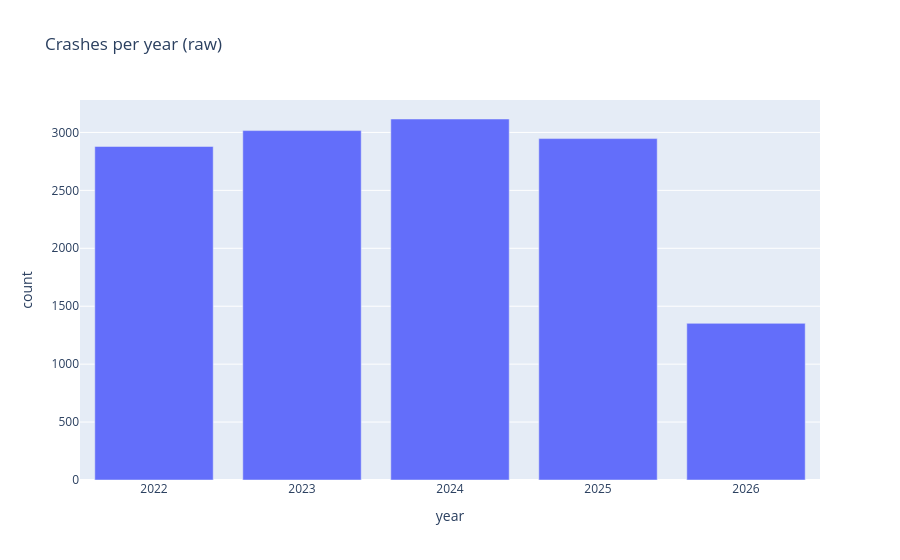
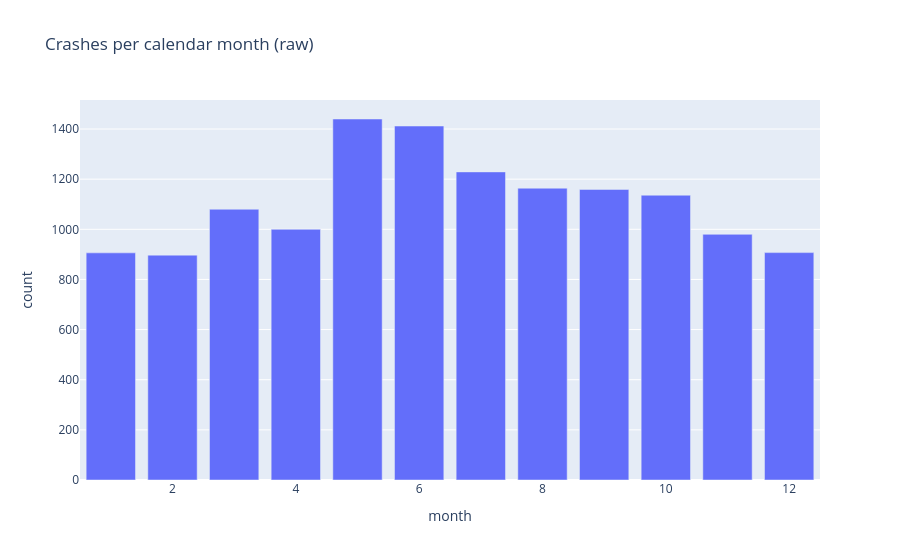
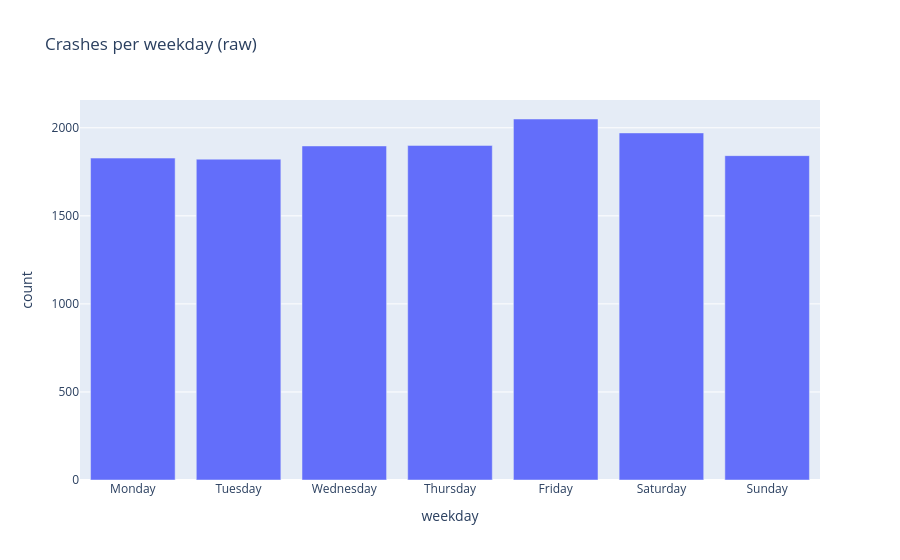

Write notebook code for charts like these, in order.
### Code cell
# Crashes by year / month / weekday / hour (date parsed on a temporary copy; the real parsing is in section 4)
eda = pd.DataFrame({'dt': dates_raw}).dropna()
eda['year'], eda['month'], eda['weekday'] = eda.dt.dt.year, eda.dt.dt.month, eda.dt.dt.day_name()
px.bar(eda['year'].value_counts().sort_index().reset_index(), x='year', y='count', title='Crashes per year (raw)').show()
px.bar(eda['month'].value_counts().sort_index().reset_index(), x='month', y='count', title='Crashes per calendar month (raw)').show()
order = ['Monday','Tuesday','Wednesday','Thursday','Friday','Saturday','Sunday']
px.bar(eda['weekday'].value_counts().reindex(order).reset_index(), x='weekday', y='count', title='Crashes per weekday (raw)').show()
if (eda.dt.dt.hour > 0).any():   # only meaningful if the timestamp carries a time of day
    px.bar(eda.dt.dt.hour.value_counts().sort_index().reset_index(), x='dt', y='count', title='Crashes per hour (raw)').show()
else:
    print('crash_date has no time of day -> hourly analysis skipped (date only).')

# Initial spatial look: raw coordinates (includes bad points, which we handle in section 4)
if COL['lat'] and COL['lon']:
    pts = t[[COL['lat'], COL['lon']]].dropna()
    sample = pts.sample(min(20000, len(pts)), random_state=42)
    px.scatter(sample, x=COL['lon'], y=COL['lat'], opacity=0.3, title='Raw crash coordinates (20k sample)').show()

### Figure 1 — Plotly figure (JSON) as saved in the notebook; plotly's stock layout.template omitted (floating-point values rounded to 4 significant figures)
{"data": [{"hovertemplate": "year=%{x}<br>count=%{y}<extra></extra>", "legendgroup": "", "marker": {"color": "#636efa", "pattern": {"shape": ""}}, "name": "", "orientation": "v", "showlegend": false, "textposition": "auto", "type": "bar", "x": [2022, 2023, 2024, 2025, 2026], "xaxis": "x", "y": [2879, 3016, 3116, 2947, 1352], "yaxis": "y"}], "layout": {"barmode": "relative", "legend": {"tracegroupgap": 0}, "title": {"text": "Crashes per year (raw)"}, "xaxis": {"anchor": "y", "domain": [0, 1], "title": {"text": "year"}}, "yaxis": {"anchor": "x", "domain": [0, 1], "title": {"text": "count"}}}}

### Figure 2 — Plotly figure (JSON) as saved in the notebook; plotly's stock layout.template omitted (floating-point values rounded to 4 significant figures)
{"data": [{"hovertemplate": "month=%{x}<br>count=%{y}<extra></extra>", "legendgroup": "", "marker": {"color": "#636efa", "pattern": {"shape": ""}}, "name": "", "orientation": "v", "showlegend": false, "textposition": "auto", "type": "bar", "x": [1, 2, 3, 4, 5, 6, 7, 8, 9, 10, 11, 12], "xaxis": "x", "y": [906, 897, 1080, 1000, 1440, 1412, 1229, 1164, 1159, 1136, 980, 907], "yaxis": "y"}], "layout": {"barmode": "relative", "legend": {"tracegroupgap": 0}, "title": {"text": "Crashes per calendar month (raw)"}, "xaxis": {"anchor": "y", "domain": [0, 1], "title": {"text": "month"}}, "yaxis": {"anchor": "x", "domain": [0, 1], "title": {"text": "count"}}}}

### Figure 3 — Plotly figure (JSON) as saved in the notebook; plotly's stock layout.template omitted (floating-point values rounded to 4 significant figures)
{"data": [{"hovertemplate": "weekday=%{x}<br>count=%{y}<extra></extra>", "legendgroup": "", "marker": {"color": "#636efa", "pattern": {"shape": ""}}, "name": "", "orientation": "v", "showlegend": false, "textposition": "auto", "type": "bar", "x": ["Monday", "Tuesday", "Wednesday", "Thursday", "Friday", "Saturday", "Sunday"], "xaxis": "x", "y": [1828, 1822, 1897, 1900, 2050, 1971, 1842], "yaxis": "y"}], "layout": {"barmode": "relative", "legend": {"tracegroupgap": 0}, "title": {"text": "Crashes per weekday (raw)"}, "xaxis": {"anchor": "y", "domain": [0, 1], "title": {"text": "weekday"}}, "yaxis": {"anchor": "x", "domain": [0, 1], "title": {"text": "count"}}}}
